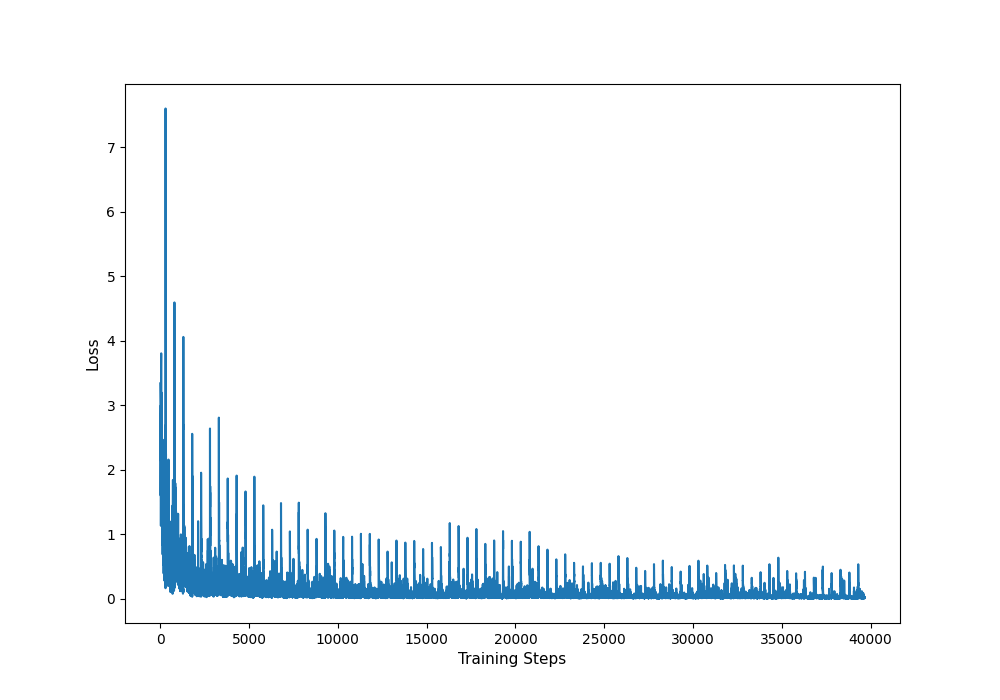

Reproduce this figure in Python.
import numpy as np
import torch
from Gridworld import Gridworld
import random
from collections import deque
from matplotlib import pylab as plt
from IPython.display import clear_output

# Define network architecture parameters
L1 = 64
L2 = 150
L3 = 100
L4 = 4

# Define the main DQN model
model = torch.nn.Sequential(
    torch.nn.Linear(L1, L2),
    torch.nn.ReLU(),
    torch.nn.Linear(L2, L3),
    torch.nn.ReLU(),
    torch.nn.Linear(L3, L4),
)

# Define a target model (for the target Q-network)
model2 = torch.nn.Sequential(
    torch.nn.Linear(L1, L2),
    torch.nn.ReLU(),
    torch.nn.Linear(L2, L3),
    torch.nn.ReLU(),
    torch.nn.Linear(L3, L4),
)

# Copy the weights of the main model to the target model initially
model2.load_state_dict(model.state_dict())

# Loss function and optimizer
loss_fn = torch.nn.MSELoss()
learning_rate = 1e-3
optimizer = torch.optim.Adam(model.parameters(), lr=learning_rate)

# Q-learning parameters
gamma = 0.9
epsilon = 1.0

# Replay memory settings
mem_size = 1000  # Maximum size of the replay memory
batch_size = 200  # Mini-batch size for training
replay = deque(maxlen=mem_size)  # Replay memory implemented as a deque

# Synchronization frequency for the target network
sync_freq = 500  # Update target network every 500 steps
j = 0  # Counter for steps

# Action mapping
action_set = {
    0: 'u',  # Up
    1: 'd',  # Down
    2: 'l',  # Left
    3: 'r'  # Right
}

# Training loop
epochs = 5000
losses = []  # List to store loss values
max_moves = 50  # Maximum number of moves per game
for i in range(epochs):
    # Initialize a new Gridworld game
    game = Gridworld(size=4, mode='random')

    # Initial state and slight random noise for exploration
    state1_ = game.board.render_np().reshape(1, 64) + np.random.rand(1, 64) / 100.0
    state1 = torch.from_numpy(state1_).float()

    status = 1  # Status to keep track of game progress
    mov = 0  # Move counter
    while status == 1:
        j += 1
        mov += 1

        # Forward pass to get Q-values for the current state from the main model
        qval = model(state1)
        qval_ = qval.data.numpy()

        # Epsilon-greedy action selection
        if random.random() < epsilon:
            action_ = np.random.randint(0, 4)  # Exploration: random action
        else:
            action_ = np.argmax(qval_)  # Exploitation: choose best action

        # Convert action index to actual action
        action = action_set[action_]

        # Execute the selected action in the environment
        game.makeMove(action)

        # Get the new state and add slight random noise
        state2_ = game.board.render_np().reshape(1, 64) + np.random.rand(1, 64) / 100.0
        state2 = torch.from_numpy(state2_).float()

        # Get reward and check if the game has ended
        reward = game.reward()
        done = True if reward > 0 else False  # True if game won, else False

        # Store the experience in replay memory
        exp = (state1, action_, reward, state2, done)
        replay.append(exp)

        # Move to the new state
        state1 = state2

        # Mini-batch training from replay memory if it contains enough samples
        if len(replay) > batch_size:
            # Sample a mini-batch from replay memory
            minibatch = random.sample(replay, batch_size)

            # Separate each element of experience into mini-batch tensors
            state1_batch = torch.cat([s1 for (s1, a, r, s2, d) in minibatch])
            action_batch = torch.Tensor([a for (s1, a, r, s2, d) in minibatch])
            reward_batch = torch.Tensor([r for (s1, a, r, s2, d) in minibatch])
            state2_batch = torch.cat([s2 for (s1, a, r, s2, d) in minibatch])
            done_batch = torch.Tensor([d for (s1, a, r, s2, d) in minibatch])

            # Compute predicted Q-values for the mini-batch of states
            Q1 = model(state1_batch)

            # Use the target network to compute Q-values for the next states
            with torch.no_grad():
                Q2 = model2(state2_batch)

            # Calculate target Q-value (Y) for each experience in the mini-batch
            Y = reward_batch + gamma * ((1 - done_batch) * torch.max(Q2, dim=1)[0])

            # Gather the predicted Q-values for the chosen actions
            X = Q1.gather(dim=1, index=action_batch.long().unsqueeze(dim=1)).squeeze()

            # Calculate the loss and perform backpropagation
            loss = loss_fn(X, Y.detach())
            clear_output(wait=True)
            print(i, loss.item())  # Print loss for monitoring
            optimizer.zero_grad()
            loss.backward()
            optimizer.step()

            # Track the loss value
            losses.append(loss.item())

        # Synchronize target network with main network at specified intervals
        if j % sync_freq == 0:
            model2.load_state_dict(model.state_dict())

        # Check if the game is over due to reaching a terminal state or move limit
        if reward != -1 or mov > max_moves:
            status = 0  # End game if terminal state or move limit reached
            mov = 0  # Reset move counter for next game

    # Decay epsilon for exploration-exploitation balance
    if epsilon > 0.1:
        epsilon -= (1 / epochs)

# Convert losses to a numpy array for plotting
losses = np.array(losses)

# Plotting the loss over training epochs
plt.figure(figsize=(10, 7))
plt.plot(losses)
plt.xlabel("Training Steps", fontsize=11)
plt.ylabel("Loss", fontsize=11)
plt.savefig("randomTargetNetwork.png")
